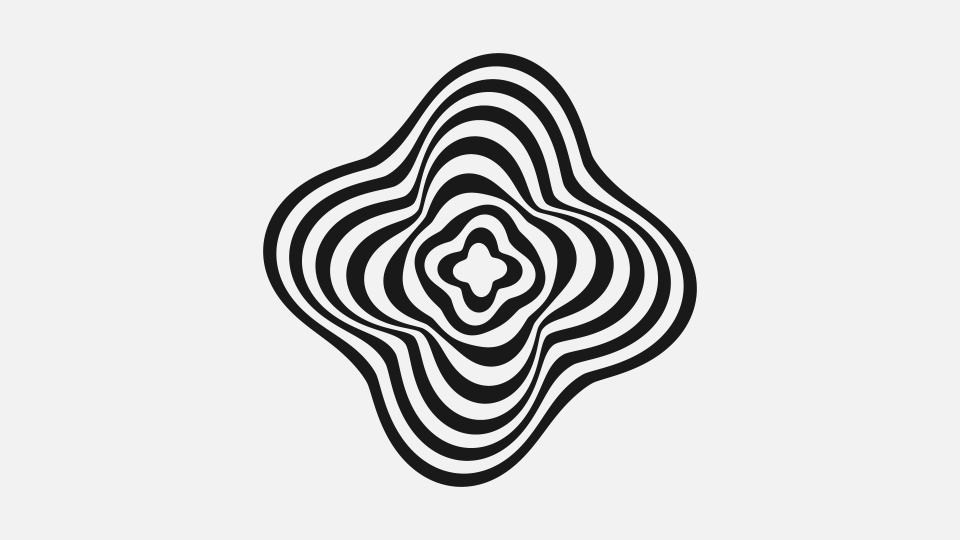
Frame 1 (no input)
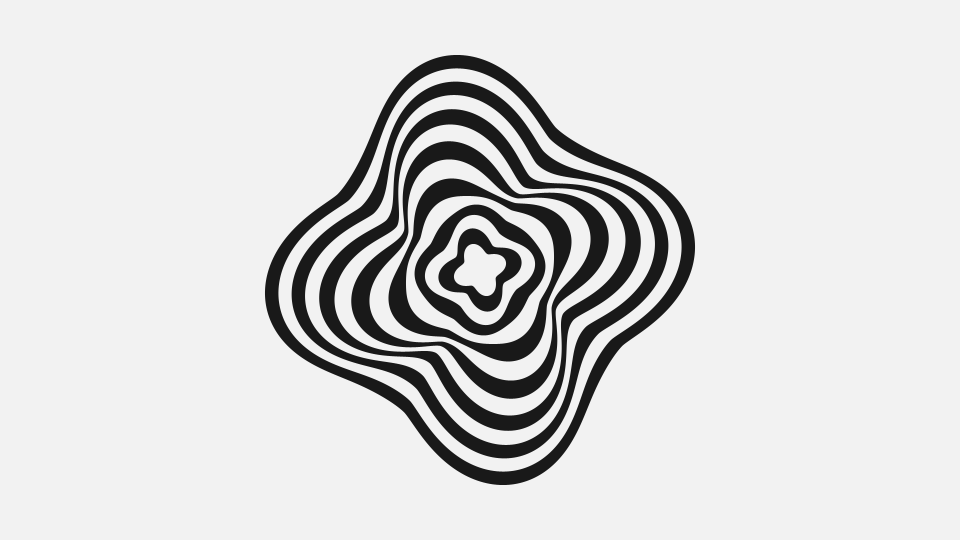
Frame 60 (the mouse pressed at the canvas centre just before this capture)
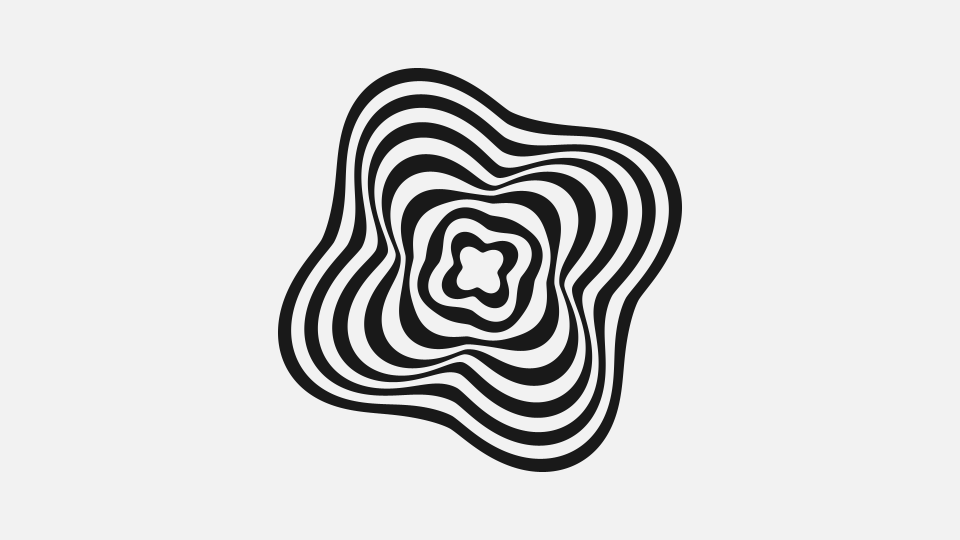
Frame 120 (the mouse held since frame 60 and released just before this capture)

The Processing sketch that drew these frames (run headless with seeded random() and noise(); from frame 60 on, the mouse is pressed at the canvas centre):

// Processing sketch: sketch_xxx_sin_cos_move
// ── sketch_xxx_sin_cos_move.pde
// reference: https://www.openprocessing.org/sketch/387908

float num = 600;
float frms = 60;
float z = 15;
float angle = 0;
float theta = 0;

// setup関数 : 初回1度だけ実行される
void setup() {
  size(960, 540); // ウィンドウサイズを960px,540pxに
  colorMode(HSB, 360, 100, 100); // HSBでの色指定にする
  smooth(); // 描画を滑らかに
  noStroke();
}

// draw関数 : setup関数実行後繰り返し実行される
void draw() {
  background(0, 0, 95);

  translate(width/2, height/2);
  rotate(-frameCount*0.005);
  float h = height*3/4;
  for (int i = 0; i < z; i++) {
    float f = (i%2 == 0)? 95 : 10;
    drawThing(h - (h*.95 / z * i), f, i);
  }
  theta += TWO_PI/frms;
}

void drawThing(float diam, float col, float n) {
  fill(0,0,col);
  beginShape();
  float d = 0;
  for (float i = 0; i < num; i++) {
    float offSet = PI / z * n;
    float angle = TWO_PI / num * i;
    float s = 0.7 + 0.4 * sin(sq(offSet) + theta + angle * 4.0);
    d = 0.25 + 0.2 * pow(s, 0.4);
    d += 0.08 * pow(0.5 + 0.5 + cos(4 * angle), 0.8);
    float x = cos(angle) * d * diam;
    float y = sin(angle) * d * diam;
    vertex(x, y);
  }
  endShape(CLOSE);
}
